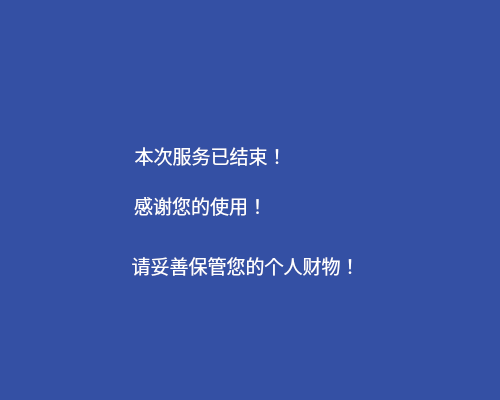
<?xml version="1.0" encoding="UTF-8"?>
<ui version="4.0">
 <class>card_out</class>
 <widget class="QWidget" name="card_out">
  <property name="geometry">
   <rect>
    <x>0</x>
    <y>0</y>
    <width>500</width>
    <height>400</height>
   </rect>
  </property>
  <property name="windowTitle">
   <string>取卡</string>
  </property>
  <property name="styleSheet">
   <string notr="true">#card_out{background-color: rgb(52, 80, 164);border-top-left-radius:15px;border-top-right-radius:5px;border-bottom-left-radius:15px;border-bottom-right-radius:5px}</string>
  </property>
  <widget class="QLabel" name="label1">
   <property name="geometry">
    <rect>
     <x>130</x>
     <y>130</y>
     <width>161</width>
     <height>51</height>
    </rect>
   </property>
   <property name="sizePolicy">
    <sizepolicy hsizetype="Preferred" vsizetype="Preferred">
     <horstretch>0</horstretch>
     <verstretch>0</verstretch>
    </sizepolicy>
   </property>
   <property name="font">
    <font>
     <family>华文中宋</family>
     <pointsize>14</pointsize>
     <weight>50</weight>
     <bold>false</bold>
    </font>
   </property>
   <property name="styleSheet">
    <string notr="true">color:rgb(255, 255, 255)</string>
   </property>
   <property name="text">
    <string>本次服务已结束！</string>
   </property>
   <property name="scaledContents">
    <bool>false</bool>
   </property>
   <property name="alignment">
    <set>Qt::AlignCenter</set>
   </property>
   <property name="wordWrap">
    <bool>false</bool>
   </property>
   <property name="margin">
    <number>0</number>
   </property>
   <property name="openExternalLinks">
    <bool>false</bool>
   </property>
  </widget>
  <widget class="QLabel" name="label2">
   <property name="geometry">
    <rect>
     <x>110</x>
     <y>240</y>
     <width>271</width>
     <height>51</height>
    </rect>
   </property>
   <property name="sizePolicy">
    <sizepolicy hsizetype="Preferred" vsizetype="Preferred">
     <horstretch>0</horstretch>
     <verstretch>0</verstretch>
    </sizepolicy>
   </property>
   <property name="font">
    <font>
     <family>华文中宋</family>
     <pointsize>14</pointsize>
     <weight>50</weight>
     <bold>false</bold>
    </font>
   </property>
   <property name="styleSheet">
    <string notr="true">color:rgb(255, 255, 255)</string>
   </property>
   <property name="text">
    <string>请妥善保管您的个人财物！</string>
   </property>
   <property name="scaledContents">
    <bool>false</bool>
   </property>
   <property name="alignment">
    <set>Qt::AlignCenter</set>
   </property>
   <property name="wordWrap">
    <bool>false</bool>
   </property>
   <property name="margin">
    <number>0</number>
   </property>
   <property name="openExternalLinks">
    <bool>false</bool>
   </property>
  </widget>
  <widget class="QLabel" name="pic1">
   <property name="geometry">
    <rect>
     <x>10</x>
     <y>0</y>
     <width>231</width>
     <height>51</height>
    </rect>
   </property>
   <property name="text">
    <string/>
   </property>
   <property name="pixmap">
    <pixmap resource="pics.qrc">:/pics/pictures/pic1.png</pixmap>
   </property>
  </widget>
  <widget class="QLabel" name="label1_2">
   <property name="geometry">
    <rect>
     <x>130</x>
     <y>180</y>
     <width>141</width>
     <height>51</height>
    </rect>
   </property>
   <property name="sizePolicy">
    <sizepolicy hsizetype="Preferred" vsizetype="Preferred">
     <horstretch>0</horstretch>
     <verstretch>0</verstretch>
    </sizepolicy>
   </property>
   <property name="font">
    <font>
     <family>华文中宋</family>
     <pointsize>14</pointsize>
     <weight>50</weight>
     <bold>false</bold>
    </font>
   </property>
   <property name="styleSheet">
    <string notr="true">color:rgb(255, 255, 255)</string>
   </property>
   <property name="text">
    <string>感谢您的使用！</string>
   </property>
   <property name="scaledContents">
    <bool>false</bool>
   </property>
   <property name="alignment">
    <set>Qt::AlignCenter</set>
   </property>
   <property name="wordWrap">
    <bool>false</bool>
   </property>
   <property name="margin">
    <number>0</number>
   </property>
   <property name="openExternalLinks">
    <bool>false</bool>
   </property>
  </widget>
  <widget class="QLabel" name="label_time">
   <property name="geometry">
    <rect>
     <x>390</x>
     <y>30</y>
     <width>71</width>
     <height>41</height>
    </rect>
   </property>
   <property name="styleSheet">
    <string notr="true">color:rgb(255, 215, 0);font-size:35px;font-weight:bold;font-family:Roman times; </string>
   </property>
   <property name="text">
    <string/>
   </property>
   <property name="alignment">
    <set>Qt::AlignRight|Qt::AlignTrailing|Qt::AlignVCenter</set>
   </property>
  </widget>
 </widget>
 <resources>
  <include location="pics.qrc"/>
 </resources>
 <connections/>
</ui>
